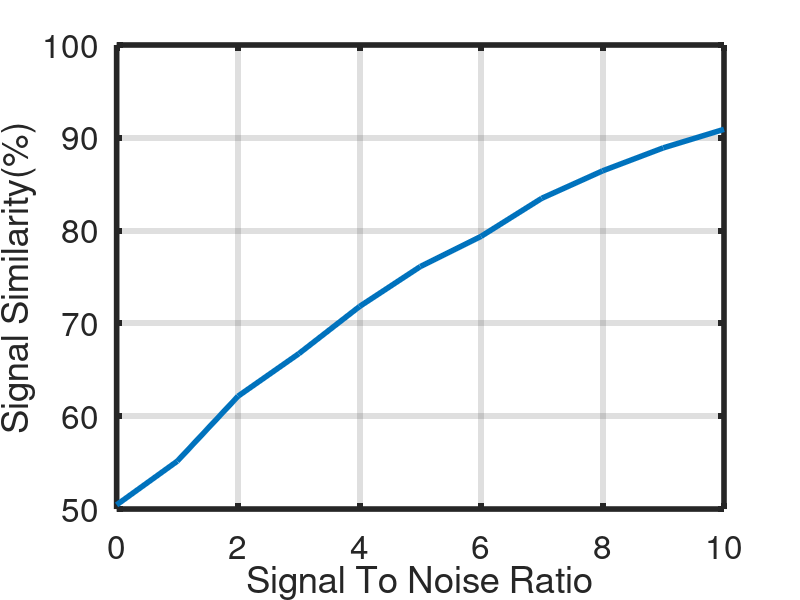

This figure's MATLAB source:
clear all; close all; clc;
dt = 0.001; 
tMax = 10;
t = (0 : dt : tMax)';
repeats = 1;
% adding white noise
snr_max = 10;
signal_noise_ratio = 0:snr_max;
signal_similarity = zeros(length(signal_noise_ratio),1);
similarity = zeros(repeats,1);
for i = 1: length(signal_noise_ratio)
    for j = 1:repeats
        y1 = randn(length(t), 1);
        % Spoofed neighbor fingerprint looks like delayed and amplified fingerprint
        % of legitimate neighbor x. That is, y1 spoofs y2
        y2 = [zeros(4,1); 3.*y1(1:length(t)-4,:)];
        y1 = awgn(y1,signal_noise_ratio(i),'measured');
        y2 = awgn(y2,signal_noise_ratio(i),'measured');
        similarity(j) = max(abs(xcorr(y1,y2)))/(norm(y1,2)*norm(y2,2))*100;
    end
    signal_similarity(i) = mean(similarity);
end

figure;
plot(signal_noise_ratio, signal_similarity)
set(gca, 'XLim', [0, snr_max])
grid on
xlabel('Signal To Noise Ratio')
ylabel('Signal Similarity(%)')
set(gca, 'XLim', [0, snr_max])
a = findobj(gcf, 'type', 'axes');
h = findobj(gcf, 'type', 'line');
set(h, 'linewidth', 4);
set(a, 'linewidth', 4);
set(a, 'FontSize', 24);